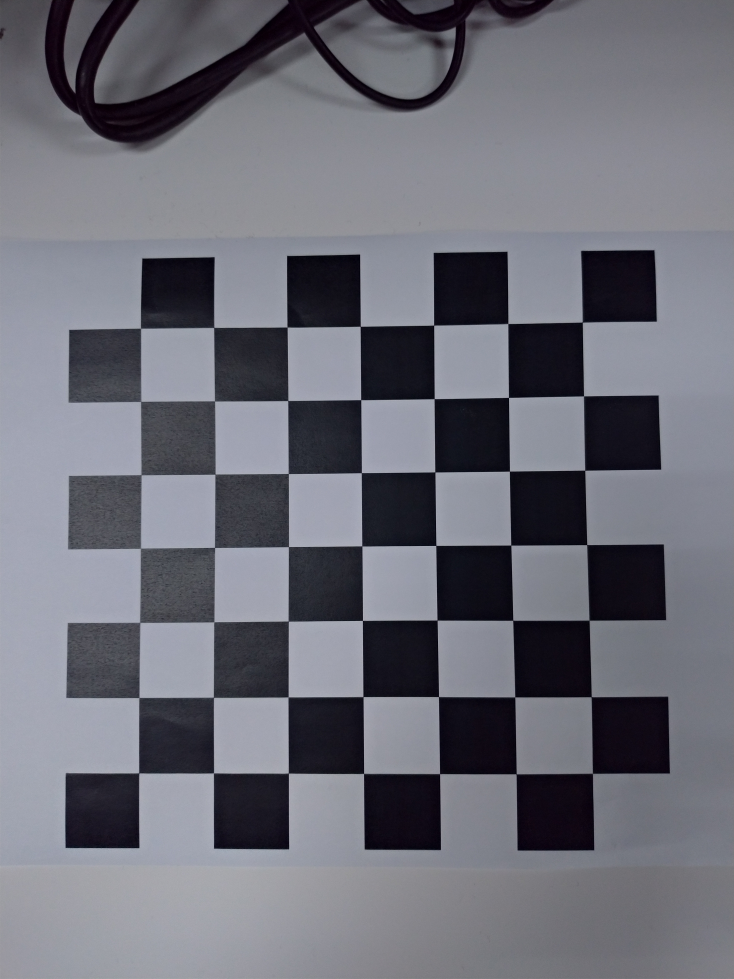
#> input picture data/0000.jpg, 2936 x 3916 px (shown at 1/4 size); its folder holds 4 pictures in this run
$ python camera_calibration.py
#> lines starting #> are read from the running program, lines starting #| are printed output that depends on the picture
import numpy as np
import cv2
import glob
import matplotlib.pyplot as plt
import camera_calibration_show_extrinsics as show
from PIL import Image

# prepare object points, like (0,0,0), (1,0,0), (2,0,0) ....,(6,5,0)
# (8,6) is for the given testing images.
# If you use the another data (e.g. pictures you take by your smartphone),
# you need to set the corresponding numbers.
corner_x = 7
corner_y = 7
objp = np.zeros((corner_x*corner_y,3), np.float32)
objp[:,:2] = np.mgrid[0:corner_x, 0:corner_y].T.reshape(-1,2)

# Arrays to store object points and image points from all the images.
objpoints = [] # 3d points in real world space
imgpoints = [] # 2d points in image plane.

# Make a list of calibration images
images = sorted(glob.glob('data/*.jpg'))

# Step through the list and search for chessboard corners
print('Start finding chessboard corners...')
for idx, fname in enumerate(images):
    img = cv2.imread(fname)
#> img is the input picture: shape (3916, 2936, 3); mean B, G, R 119, 109.5, 108.7

    # 0003 and 0008 are landscape, the rest are portrait.
    # One K can't fit both orientations, so use portrait only.
    if img.shape[0] < img.shape[1]:
        print('skip landscape image', fname)
        continue

    gray = cv2.cvtColor(img, cv2.COLOR_BGR2GRAY)

    # Find the chessboard corners
    print('find the chessboard corners of', fname)
    ret, corners = cv2.findChessboardCorners(gray, (corner_x, corner_y), None)
#> ret = True; corners = 49 rows, first 8: [2329.3, 1288.7], [2334.3, 1585.9], [2339.3, 1881.6], [2347.6, 2180.1], [2357, 2482.5], [2366.3, 2787.1], [2369.5, 3095.4], [2032, 1296.7]

    # If found, add object points, image points
    if ret == True:
        # subpixel refinement -- more accurate corner locations
        crit = (cv2.TERM_CRITERIA_EPS + cv2.TERM_CRITERIA_MAX_ITER, 30, 0.001)
        corners = cv2.cornerSubPix(gray, corners, (11,11), (-1,-1), crit)
#> corners = 49 rows, first 8: [2330.3, 1290.1], [2335.2, 1585.2], [2340.3, 1882.3], [2348.2, 2180], [2357.5, 2482], [2365.9, 2788], [2371, 3094.7], [2032.8, 1296]
        objpoints.append(objp)
        imgpoints.append(corners)


#######################################################################################################
#                                Homework 1 Camera Calibration                                        #
#               You need to implement camera calibration(02-camera p.76-80) here.                     #
#   DO NOT use the function directly, you need to write your own calibration function from scratch.   #
#                                          H I N T                                                    #
#                        1.Use the points in each images to find Hi                                   #
#                        2.Use Hi to find out the intrinsic matrix K                                  #
#                        3.Find out the extrensics matrix of each images.                             #
#######################################################################################################


# ---------- helper: normalize 2D points so SVD is well-conditioned ----------
# translate so centroid=0, scale so mean distance = sqrt(2)
# (this is the Hartley trick from Multiple View Geometry)
def normalize(pts):
    mu = pts.mean(axis=0)
    d = np.sqrt(((pts - mu)**2).sum(axis=1)).mean()
    s = np.sqrt(2) / d
    T = np.array([[s, 0, -s*mu[0]],
                  [0, s, -s*mu[1]],
                  [0, 0,        1]])
    # apply T
    pts_h = np.hstack([pts, np.ones((len(pts), 1))])
    pts_n = (T @ pts_h.T).T[:, :2]
    return pts_n, T


# ---------- Step 1: homography H for one image ----------
# DLT: build Ah=0 from N point pairs, solve by SVD
def find_homography(world, image):
    w, Tw = normalize(world)
    p, Tp = normalize(image)

    A = []
    for i in range(len(w)):
        X, Y = w[i]
        u, v = p[i]
        A.append([-X, -Y, -1,  0,  0,  0,  u*X, u*Y, u])
        A.append([ 0,  0,  0, -X, -Y, -1,  v*X, v*Y, v])
    A = np.array(A)

    U, S, Vt = np.linalg.svd(A)
    h = Vt[-1]               # smallest singular value's right singular vector
    Hn = h.reshape(3, 3)

    # undo the normalization
    H = np.linalg.inv(Tp) @ Hn @ Tw
    return H / H[2, 2]


# ---------- Step 2: use all H to solve for intrinsics K ----------
# Zhang's two constraints per image:
#   h1^T B h2 = 0
#   h1^T B h1 = h2^T B h2
# B = K^-T K^-1 is symmetric -> 6 unknowns b = (B11,B12,B22,B13,B23,B33)
# Each (i,j) gives a row v_ij, stack all and solve Vb=0 by SVD,
# then recover K from B by Cholesky.
def v_row(H, i, j):
    # row of V that encodes h_i^T B h_j as a linear combo of b
    return np.array([
        H[0,i]*H[0,j],
        H[0,i]*H[1,j] + H[1,i]*H[0,j],
        H[1,i]*H[1,j],
        H[2,i]*H[0,j] + H[0,i]*H[2,j],
        H[2,i]*H[1,j] + H[1,i]*H[2,j],
        H[2,i]*H[2,j],
    ])


def find_K(Hs):
    V = []
    for H in Hs:
        V.append(v_row(H, 0, 1))
        V.append(v_row(H, 0, 0) - v_row(H, 1, 1))
    V = np.array(V)

    U, S, Vt = np.linalg.svd(V)
    b = Vt[-1]
    # reshape to B
    B = np.array([[b[0], b[1], b[3]],
                  [b[1], b[2], b[4]],
                  [b[3], b[4], b[5]]])

    # sign of b is arbitrary -- fix it so B is positive-definite
    if B[0,0] < 0:
        B = -B

    # Cholesky: B = L L^T  -> K = (L^T)^-1
    L = np.linalg.cholesky(B)
    K = np.linalg.inv(L.T)
    K /= K[2,2]
    return K


# [6 lines of commented-out code are left out]
def find_Rt(K, H):
    Kinv = np.linalg.inv(K)
    h1, h2, h3 = H[:,0], H[:,1], H[:,2]

    # average the two scales for a bit of stability
    lam = 2.0 / (np.linalg.norm(Kinv @ h1) + np.linalg.norm(Kinv @ h2))
    # wait, that's 1/((||..||+||..||)/2) = 2/(sum)

    r1 = lam * (Kinv @ h1)
    r2 = lam * (Kinv @ h2)
    r3 = np.cross(r1, r2)
    t  = lam * (Kinv @ h3)

    # board should be in front of camera
    if t[2] < 0:
        r1, r2, t = -r1, -r2, -t
        r3 = np.cross(r1, r2)

    # snap R to the closest orthogonal matrix (numerical cleanup)
    Q = np.column_stack([r1, r2, r3])
    U, S, Vt = np.linalg.svd(Q)
    R = U @ Vt
    if np.linalg.det(R) < 0:
        R = -R

    Rt = np.zeros((3, 4))
    Rt[:, :3] = R
    Rt[:,  3] = t
    return Rt


# ================== run the pipeline ==================
print('Camera calibration...')
img_size = img[0].shape
#> img_size = (3916, 3)

# 1) per-image homographies
Hs = []
for i in range(len(objpoints)):
    world = objpoints[i][:, :2]
    image = imgpoints[i].reshape(-1, 2)
    Hs.append(find_homography(world, image))
#> this loop made 3 passes
#> pass 1, in find_homography, `U, S, Vt = np.linalg.svd(A)`:
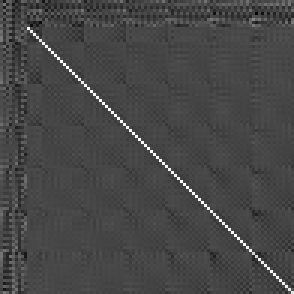
#> U: shape (98, 98) float64 (shown 3 times larger); min -0.374, max 0.968, mean 1e-05; drawn with min black and max white
#> pass 2, in find_homography (call 2), `U, S, Vt = np.linalg.svd(A)`:
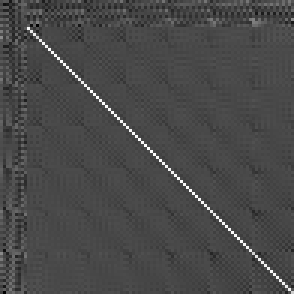
#> U: shape (98, 98) float64 (shown 3 times larger); min -0.391, max 0.971, mean -0.000228; drawn with min black and max white

# 2) intrinsics
mtx = find_K(Hs)
#> (the run stopped early here; a loop or call above may not have finished)
